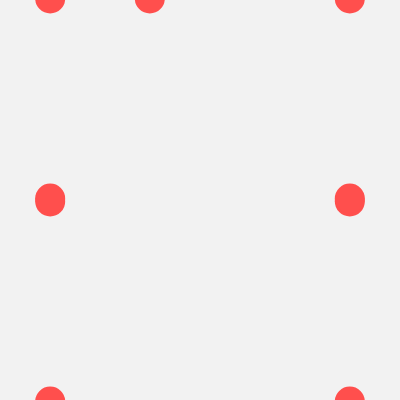
Frame 1 (no input)
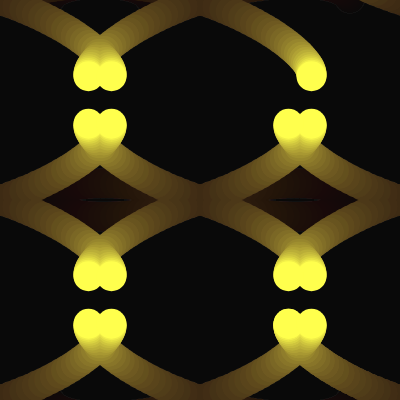
Frame 60 (no input)
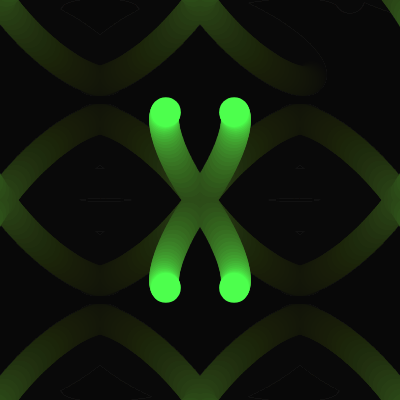
Frame 120 (the mouse pressed at the canvas centre since frame 60)

The p5.js sketch that drew these frames (run headless with seeded random() and noise() and a simulated clock; from frame 60 on, the mouse is pressed at the canvas centre):

// p5.js sketch
// ── sketch.js
y = 0

function setup() {
  createCanvas(400, 400);
  colorMode(HSB)
}

function draw() {
  background(0, 70, 0, 0.05);
  noStroke()
  fill(frameCount % 360, 70, 100)
  translate(width / 2, height/2)
  r = cos(frameCount * 0.05) * cos(1 / 7 * frameCount * 0.05)
  x=r*cos(frameCount*0.01)*150
  y = r*sin(frameCount * 0.01) * 150;
  circle(x, y, 30)
  circle(-x, y, 30)
  circle(x, - y, 30)
  circle(-x,  - y, 30)
  
  circle(-x-200,  - y, 30)
  circle(x+200,   y, 30)
  circle(x,   y+200, 30)
  circle(x,   -y-200, 30)
  // circle(-x,  - y-200, 30)

  circle(-x-200,   y+200, 30)
  circle(-x-200,   -y-200, 30)
  
  circle(x+200,   -y, 30)
  circle(x+200,   y+200, 30)
  
  circle(x+200,   y-200, 30)
  circle(x+200,   y+200, 30)
  
   circle(-x,   y+200, 30)
   circle(-x,   -y-200, 30)
  

   circle(-x-200,   y, 30)
   circle(x-200,   -y-200, 30)
}
